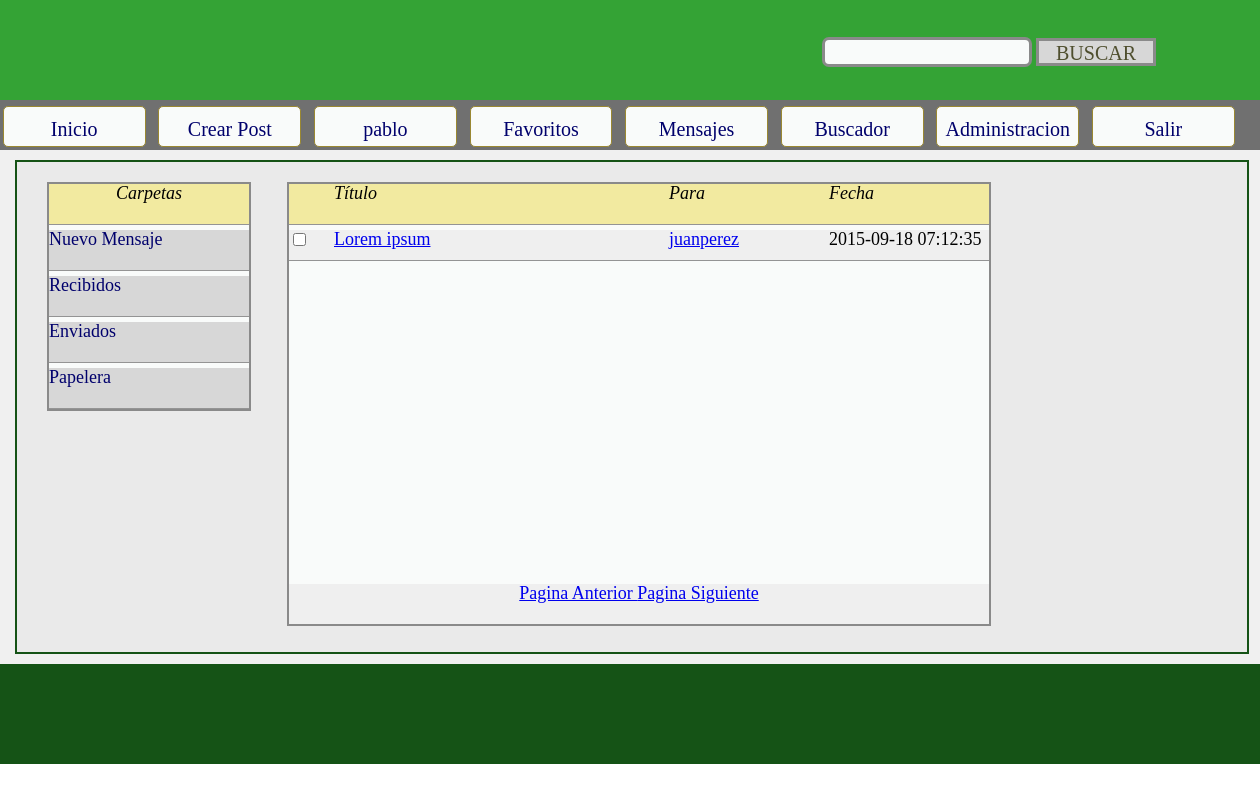
Screenshot of /mensajes_privados/MP_salida.php?user=1 (signed in) with the database file from the repository.
### tables this page shows
CREATE TABLE IF NOT EXISTS `mensajes_privados` (
  `id` int(10) NOT NULL AUTO_INCREMENT,
  `titulo` varchar(250) NOT NULL,
  `contenido` varchar(10000) NOT NULL,
  `id_remitente` int(10) NOT NULL,
  `id_destinatario` int(10) NOT NULL,
  `fecha_envio` datetime NOT NULL,
  `estado_leido` varchar(25) NOT NULL,
  `borrado_remitente` varchar(25) NOT NULL,
  `borrado_destinatario` varchar(25) NOT NULL,
  PRIMARY KEY (`id`)
);

CREATE TABLE IF NOT EXISTS `registro_usuarios` (
  `id` int(10) NOT NULL AUTO_INCREMENT,
  `nivel_usuario` varchar(20) NOT NULL,
  `usuario` varchar(30) NOT NULL,
  `clave` varchar(30) NOT NULL,
  `email` varchar(100) NOT NULL,
  `nombre` varchar(50) NOT NULL,
  `apellido` varchar(50) NOT NULL,
  `fecha_nacimiento` date NOT NULL,
  `sexo` varchar(10) NOT NULL,
  `pais` varchar(50) NOT NULL,
  `fecha_registro` date NOT NULL,
  `avatar` varchar(100) NOT NULL,
  `codigo_registro` varchar(50) NOT NULL,
  `estado_registro` varchar(20) NOT NULL,
  `estado_cuenta` varchar(20) NOT NULL,
  `online` varchar(10) NOT NULL,
  PRIMARY KEY (`id`)
);

### mensajes_privados/MP_salida.php (the view, shortened to what this page needs)
<?php
include('../conexion_DB/conexion_DB.php');
?>
<!DOCTYPE html PUBLIC "-//W3C//DTD XHTML 1.0 Transitional//EN" "http://www.w3.org/TR/xhtml1/DTD/xhtml1-transitional.dtd">
<html>
	<head>
		<link rel='stylesheet' type='text/css' href='../css/reset.css'></link>
		<link rel='stylesheet' type='text/css' href='../css/layout.css'></link>
		<link rel='stylesheet' type='text/css' href='../css/cabecera.css'></link>
		<link rel='stylesheet' type='text/css' href='../css/mensajes_privados.css'></link>
	</head>
	<body onLoad="setInterval('nuevo_mensaje(<?php echo $_SESSION["login_id"]; ?>)', 5000);">
		<div id='body'>
			<div id='header'>
				<?php
					include('../cabecera/cabecera.php');
				?>
			</div>
			<div id='content'>
				<div id='MP_fondo'>
					<div id='MP_bandejas'>
						<ul>
							<li id='nue'><span class='carpetas'>Carpetas</span></li>
							<li class='car'><a href='MP_crear.php?user=<?php echo $_SESSION['login_id']; ?>'><span class='carpetas'>Nuevo Mensaje</span></a></li>
							<li class='car'><a href='../MP_entrada.php?user=<?php echo $_SESSION['login_id']; ?>'><span class='carpetas'>Recibidos</span></a></li>
							<li class='car'><a href='MP_salida.php?user=<?php echo $_SESSION['login_id']; ?>'><span class='carpetas'>Enviados</span></a></li>
							<li class='car'><a href='MP_papelera.php?user=<?php echo $_SESSION['login_id']; ?>'><span class='carpetas'>Papelera</span></a></li>
						</ul>
					</div>
					<div id='MP_listado'>
						<ul id='barra_listado'>
							<li id='che_tit'><span class='listado_titulo'></span></li>
							<li id='tit_tit'><span class='listado_titulo'>T&iacute;tulo</span></li>
							<li id='env_tit'><span class='listado_titulo'>Para</span></li>
							<li id='fec_tit'><span class='listado_titulo'>Fecha</span></li>
						</ul>
					<?php
					$sql_pag="SELECT mensajes_privados.*, registro_usuarios.usuario FROM mensajes_privados
								INNER JOIN registro_usuarios ON mensajes_privados.id_destinatario = registro_usuarios.id
								WHERE id_remitente = '$_GET[user]' AND borrado_remitente = 'no'";
					$res_pag= mysqli_query($conexion,$sql_pag);
					$total_mp= mysqli_num_rows($res_pag);
					$ver_mp=10;
					$cant_paginas= ceil($total_mp/$ver_mp);
					if(!isset($_GET['pag'])){
						$pag_actual=1;
					}elseif(!is_numeric($_GET['pag'])){
						$pag_actual=1;
					}elseif($_GET['pag'] > $cant_paginas){
						$pag_actual= $cant_paginas;
					}else{
						$pag_actual= $_GET['pag'];
					}
					$pag_anterior= $pag_actual-1;
					if($pag_anterior < 1){
						$pag_anterior=1;
					}
					$pag_siguiente= $pag_actual+1;
					if($pag_siguiente > $cant_paginas){
						$pag_siguiente= $cant_paginas;
					}
					if($total_mp > 0){
						$sql="SELECT mensajes_privados.*, registro_usuarios.usuario FROM mensajes_privados INNER JOIN registro_usuarios
								ON mensajes_privados.id_destinatario = registro_usuarios.id WHERE id_remitente = '$_GET[user]' AND borrado_remitente = 'no'
								ORDER BY id DESC LIMIT ".(($pag_actual-1)*$ver_mp).",".$ver_mp;
						$res= mysqli_query($conexion,$sql);
						while($fila= mysqli_fetch_assoc($res)){
					?>
						<ul id='barra_listado'>
							<li id='che'><span class='listado_titulo'><input type='checkbox' name='MP'></span></li>
							<li id='tit'><a href="MP_ver_salida.php?user=<?php echo $_SESSION['login_id']; ?>&id_MP=<?php echo $fila['id']; ?>"><span class='listado_titulo'><?php echo $fila['titulo']; ?></span></a></li>
							<li id='env'><a href="../perfil.php?id_user=<?php echo $fila['id_destinatario']; ?>"><span class='listado_titulo'><?php echo $fila['usuario']; ?></span></a></li>
							<li id='fec'><span class='listado_titulo'><?php echo $fila['fecha_envio']; ?></span></li>
						</ul>
					<?php
						}
					}
					?>
					<div id='paginado'>
						<a href="MP_salida.php?user=<?php echo $_SESSION['login_id']; ?>&pag=<?php echo $pag_anterior; ?>">
							Pagina Anterior
						</a>
						<a href="MP_salida.php?user=<?php echo $_SESSION['login_id']; ?>&pag=<?php echo $pag_siguiente; ?>">
							Pagina Siguiente
						</a>
					</div>
					</div>
				</div>
			</div>
			<div id='footer'>
			</div>
		</div>
	</body>
</html>

### css/layout.css (style rules this page uses)
#body { min-width: 50%; max-width: 100%; min-height: 100%; max-height: 700%; background-color: #F0F0F0; margin: 0 auto; }
#header { min-width: 1250px; max-width: 100%; height: 150px; background-color: #34a335; margin: 0 auto; overflow: hidden; }
#content { background-color: #F0F0F0; width: 1250px; min-height: 510px; max-height: 50000px; margin-top: 0%; margin: 0 auto; overflow: hidden; }
#footer { min-width: 1250px; max-width: 100%; height: 100px; background-color: #155316; margin: 0 auto; overflow: hidden; }

### css/mensajes_privados.css (style rules this page uses)
#MP_fondo { background-color: #eaeaea; position: relative; height: 490px; width: 1230px; margin: 10px; overflow: hidden; border-style: solid; border-color: #155316; border-width: 2px; }
#MP_bandejas { background-color: #F9FBFA; height: 225px; width: 200px; position: relative; top: 20px; left: 30px; border-style: solid; border-color: #8a8a8a; border-width: 2px; }
#MP_bandejas a { text-decoration: none; color: #00016c; }
#MP_listado { background-color: #F9FBFA; height: 440px; width: 700px; position: relative; left: 270px; top: -209px; border-style: solid; border-color: #8a8a8a; border-width: 2px; overflow: hidden; }
#MP_bandejas #nue { background-color: #f2eaa0; position: relative; left: 0px; top: 0px; height: 40px; width: 200px; text-align: center; font-family: Cambria; font-size: 18px; font-style: italic; border-bottom-style: solid; border-bottom-color: #949494; border-bottom-width: 1px; }
#MP_bandejas .car { background-color: #d7d7d7; position: relative; left: 0px; top: 0px; height: 40px; width: 200px; margin-top: 5px; font-family: Calibri; font-size: 18px; border-bottom-style: solid; border-bottom-color: #949494; border-bottom-width: 1px; }
#MP_listado #che_tit { background-color: #f2eaa0; float: left; top: 0px; left: 0px; height: 40px; width: 45px; margin-bottom: 5px; font-family: Cambria; font-size: 18px; font-style: italic; border-bottom-style: solid; border-bottom-color: #949494; border-bottom-width: 1px; }
#MP_listado #tit_tit { background-color: #f2eaa0; float: left; top: -40px; left: 45px; height: 40px; width: 335px; margin-bottom: 5px; font-family: Cambria; font-size: 18px; font-style: italic; border-bottom-style: solid; border-bottom-color: #949494; border-bottom-width: 1px; }
#MP_listado #env_tit { background-color: #f2eaa0; float: left; top: -80px; left: 380px; height: 40px; width: 160px; margin-bottom: 5px; font-family: Cambria; font-size: 18px; font-style: italic; border-bottom-style: solid; border-bottom-color: #949494; border-bottom-width: 1px; }
#MP_listado #fec_tit { background-color: #f2eaa0; float: left; top: -120px; left: 540px; height: 40px; width: 160px; margin-bottom: 5px; font-family: Cambria; font-size: 18px; font-style: italic; border-bottom-style: solid; border-bottom-color: #949494; border-bottom-width: 1px; }
#MP_listado #che { background-color: #EFEFEF; float: left; top: 0px; left: 0px; height: 30px; width: 45px; margin-bottom: 5px; border-bottom-style: solid; border-bottom-color: #949494; border-bottom-width: 1px; }
#MP_listado #tit { background-color: #EFEFEF; float: left; top: -30px; left: 45px; height: 30px; width: 335px; margin-bottom: 5px; font-family: Calibri; font-size: 18px; border-bottom-style: solid; border-bottom-color: #949494; border-bottom-width: 1px; }
#MP_listado #env { background-color: #EFEFEF; float: left; top: -60px; left: 380px; height: 30px; width: 160px; margin-bottom: 5px; font-family: Calibri; font-size: 18px; border-bottom-style: solid; border-bottom-color: #949494; border-bottom-width: 1px; }
#MP_listado #fec { background-color: #EFEFEF; float: left; top: -90px; left: 540px; height: 30px; width: 160px; margin-bottom: 5px; font-family: Calibri; font-size: 18px; border-bottom-style: solid; border-bottom-color: #949494; border-bottom-width: 1px; }
#paginado { background-color: #EFEFEF; position: absolute; top: 400px; left: 0px; height: 40px; width: 700px; margin-bottom: 5px; text-align: center; font-family: Calibri; font-size: 18px; }

### rows the page displays
mensajes_privados: titulo "Lorem ipsum", registro_usuarios.usuario "juanperez", fecha_envio "2015-09-18 07:12:35"

### other values shown
$_SESSION['login_usuario'] "pablo"
